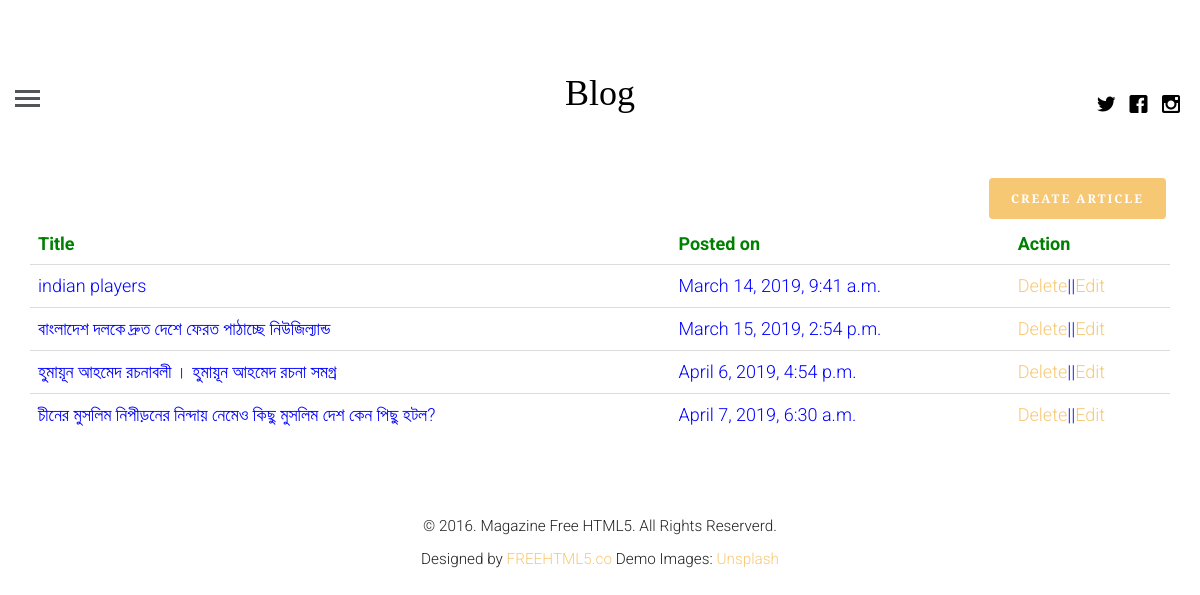
/profile/ (signed in), run on the app's committed database.
### blogapp/models.py (models this page shows, shortened)
class article(models.Model):
    article_author = models.ForeignKey(author, on_delete=models.CASCADE)
    title = models.CharField(max_length=200)
    body = RichTextUploadingField()
    category = models.ForeignKey(category, on_delete=models.CASCADE)
    image = models.FileField()
    posted_on = models.DateTimeField(auto_now=False, auto_now_add=True)
    updated_on = models.DateTimeField(auto_now=True, auto_now_add=False)

### blogapp/views.py (the view, shortened to what this page needs)
# urls.py: path('profile/', views.getprofile, name="profile"),
def getprofile(request):
    if request.user.is_authenticated:
        user= get_object_or_404(User, id=request.user.id)
        author_profile= author.objects.filter(name=user.id)
        if author_profile:
            author_user = get_object_or_404(author, name=request.user.id)
            post = article.objects.filter(article_author=author_user.id)
            return render(request, 'logedin_profile.html', {"post":post, "user":author_user})
    else:
        return redirect('login')

### templates/logedin_profile.html (shortened to what this page needs)
{% extends 'base.html' %}
{% block content %}
<div class="container">
    <a href="{% url 'create' %}" class="btn btn-primary pull pull-right">Create Article</a>
    <table class="table">
        <thead>
        <tr>
            <td style="color:green"><b>Title</b></td>
            <td style="color:green"><b>Posted on</b></td>
            <td style="color:green"><b>Action</b></td>
        </tr>
        </thead>
        <tbody>
        {% for p in post %}
        <tr>
            <td style="color:blue">{{p.title}}</td>
            <td style="color:blue">{{p.posted_on}}</td>
            <td style="color:blue"><a href="{% url 'delete' pid=p.id %}">Delete</a>||<a href="{% url 'update' pid=p.id %}">Edit</a></td>
        </tr>
        {%endfor%}
        </tbody>
    </table>
</div>
{% endblock %}

### blogapp/static/css/style.css (style rules this page uses)
html { background: #fff; }
body { font-family: "Roboto", arial, sans-serif; font-size: 18px; font-weight: 300; line-height: 1.8; color: #222; background: #fff; }
a { color: #f7c873; -webkit-transition: 0.5s; -o-transition: 0.5s; transition: 0.5s; }
.btn { margin-right: 4px; margin-bottom: 4px; font-family: "Playfair Display", times, serif; font-size: 12px; letter-spacing: 2px; text-transform: uppercase; font-weight: 700; -webkit-border-radius: 4px; -moz-border-radius: 4px; -ms-border-radius: 4px; border-radius: 4px; -webkit-transition: 0.5s; -o-transition: 0.5s; transition: 0.5s; }
.btn-primary { background: #f7c873; color: #fff; border: 2px solid #f7c873; }

### data on the page
article: title "indian players", posted_on "March 14, 2019, 9:41 a.m."
article: title "বাংলাদেশ দলকে দ্রুত দেশে ফেরত পাঠাচ্ছে নিউজিল্যান্ড", posted_on "March 15, 2019, 2:54 p.m."
article: title "হুমায়ূন আহমেদ রচনাবলী । হুমায়ূন আহমেদ রচনা সমগ্র", posted_on "April 6, 2019, 4:54 p.m."
article: title "চীনের মুসলিম নিপীড়নের নিন্দায় নেমেও কিছু মুসলিম দেশ কেন পিছু হটল?", posted_on "April 7, 2019, 6:30 a.m."
